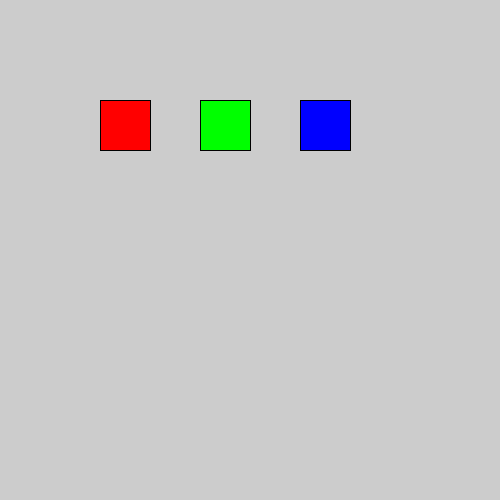
Frame 1 (no input)
Frame 60 (the mouse pressed at the canvas centre just before this capture): identical to frame 1, image omitted
Frame 120 (the mouse held since frame 60 and released just before this capture): identical to frame 1, image omitted

The Processing sketch that drew this single still picture (run headless with seeded random() and noise(); from frame 60 on, the mouse is pressed at the canvas centre):

// Processing sketch: simple_function2
// ── simple_function2.pde
void setup(){
  size(500,500);
  smooth();

}

void draw(){
  drawColorRect(100,100,50,50,255,0,0);
  drawColorRect(200,100,50,50,0,255,0);
  drawColorRect(300,100,50,50,0,0,255);
  
}

//there's no limit for the parameters we pass into a function, in this case we are passing position, dimensions and color
void drawColorRect(float xPos, float yPos, float w, float h, int r, int g, int b){
  fill(r,g,b);
  rect(xPos, yPos, w, h);

}
